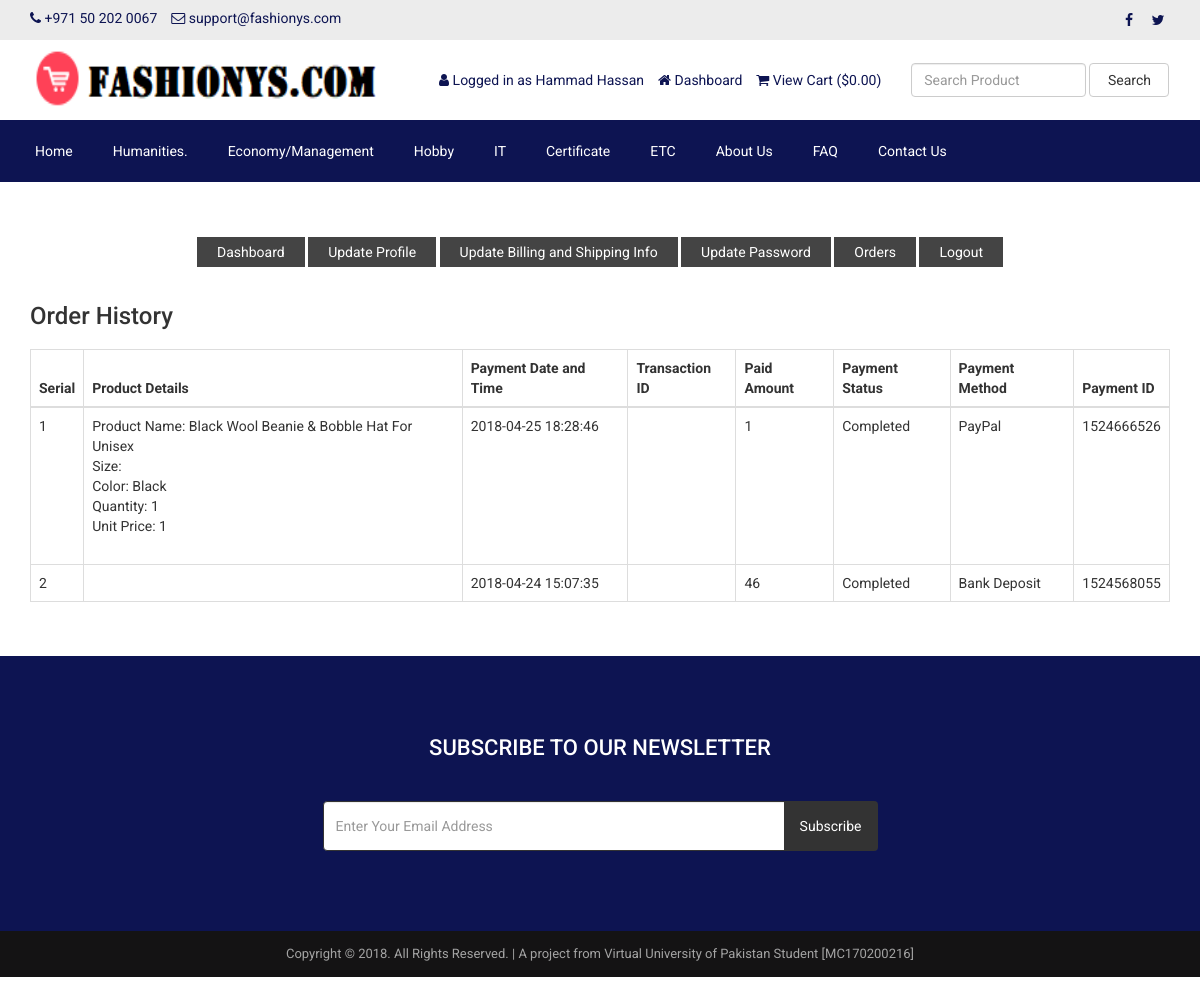
The app's page /customer-order.php (signed in) with its own data.
### tables this page shows
CREATE TABLE `tbl_settings` (
  `id` int(11) NOT NULL,
  `logo` varchar(255) NOT NULL,
  `favicon` varchar(255) NOT NULL,
  `footer_about` text NOT NULL,
  `footer_copyright` text NOT NULL,
  `contact_address` text NOT NULL,
  `contact_email` varchar(255) NOT NULL,
  `contact_phone` varchar(255) NOT NULL,
  `contact_fax` varchar(255) NOT NULL,
  `contact_map_iframe` text NOT NULL,
  `receive_email` varchar(255) NOT NULL,
  `receive_email_subject` varchar(255) NOT NULL,
  `receive_email_thank_you_message` text NOT NULL,
  `forget_password_message` text NOT NULL,
  `total_recent_post_footer` int(10) NOT NULL,
  `total_popular_post_footer` int(10) NOT NULL,
  `total_recent_post_sidebar` int(11) NOT NULL,
  `total_popular_post_sidebar` int(11) NOT NULL,
  `total_featured_product_home` int(11) NOT NULL,
  `total_latest_product_home` int(11) NOT NULL,
  `total_popular_product_home` int(11) NOT NULL,
  `meta_title_home` text NOT NULL,
  `meta_keyword_home` text NOT NULL,
  `meta_description_home` text NOT NULL,
  `banner_login` varchar(255) NOT NULL,
  `banner_registration` varchar(255) NOT NULL,
  `banner_forget_password` varchar(255) NOT NULL,
  `banner_reset_password` varchar(255) NOT NULL,
  `banner_search` varchar(255) NOT NULL,
  `banner_cart` varchar(255) NOT NULL,
  `banner_checkout` varchar(255) NOT NULL,
  `banner_product_category` varchar(255) NOT NULL,
  `banner_blog` varchar(255) NOT NULL,
  `cta_title` varchar(255) NOT NULL,
  `cta_content` text NOT NULL,
  `cta_read_more_text` varchar(255) NOT NULL,
  `cta_read_more_url` varchar(255) NOT NULL,
  `cta_photo` varchar(255) NOT NULL,
  `featured_product_title` varchar(255) NOT NULL,
  `featured_product_subtitle` varchar(255) NOT NULL,
  `latest_product_title` varchar(255) NOT NULL,
  `latest_product_subtitle` varchar(255) NOT NULL,
  `popular_product_title` varchar(255) NOT NULL,
  `popular_product_subtitle` varchar(255) NOT NULL,
  `testimonial_title` varchar(255) NOT NULL,
  `testimonial_subtitle` varchar(255) NOT NULL,
  `testimonial_photo` varchar(255) NOT NULL,
  `blog_title` varchar(255) NOT NULL,
  `blog_subtitle` varchar(255) NOT NULL,
  `newsletter_text` text NOT NULL,
  `paypal_email` varchar(255) NOT NULL,
  `stripe_public_key` varchar(255) NOT NULL,
  `stripe_secret_key` varchar(255) NOT NULL,
  `bank_detail` text NOT NULL,
  `before_head` text NOT NULL,
  `after_body` text NOT NULL,
  `before_body` text NOT NULL,
  `home_service_on_off` int(11) NOT NULL,
  `home_welcome_on_off` int(11) NOT NULL,
  `home_featured_product_on_off` int(11) NOT NULL,
  `home_latest_product_on_off` int(11) NOT NULL,
  `home_popular_product_on_off` int(11) NOT NULL,
  `home_testimonial_on_off` int(11) NOT NULL,
  `home_blog_on_off` int(11) NOT NULL,
  `newsletter_on_off` int(11) NOT NULL,
  `ads_above_welcome_on_off` int(1) NOT NULL,
  `ads_above_featured_product_on_off` int(1) NOT NULL,
  `ads_above_latest_product_on_off` int(1) NOT NULL,
  `ads_above_popular_product_on_off` int(1) NOT NULL,
  `ads_above_testimonial_on_off` int(1) NOT NULL,
  `ads_category_sidebar_on_off` int(1) NOT NULL
);

CREATE TABLE `tbl_social` (
  `social_id` int(11) NOT NULL,
  `social_name` varchar(30) NOT NULL,
  `social_url` varchar(255) NOT NULL,
  `social_icon` varchar(30) NOT NULL
);

CREATE TABLE `tbl_top_category` (
  `tcat_id` int(11) NOT NULL,
  `tcat_name` varchar(255) NOT NULL,
  `show_on_menu` int(1) NOT NULL
);

CREATE TABLE `tbl_page` (
  `id` int(11) NOT NULL,
  `about_title` varchar(255) NOT NULL,
  `about_content` text NOT NULL,
  `about_banner` varchar(255) NOT NULL,
  `about_meta_title` varchar(255) NOT NULL,
  `about_meta_keyword` text NOT NULL,
  `about_meta_description` text NOT NULL,
  `faq_title` varchar(255) NOT NULL,
  `faq_banner` varchar(255) NOT NULL,
  `faq_meta_title` varchar(255) NOT NULL,
  `faq_meta_keyword` text NOT NULL,
  `faq_meta_description` text NOT NULL,
  `blog_title` varchar(255) NOT NULL,
  `blog_banner` varchar(255) NOT NULL,
  `blog_meta_title` varchar(255) NOT NULL,
  `blog_meta_keyword` text NOT NULL,
  `blog_meta_description` text NOT NULL,
  `contact_title` varchar(255) NOT NULL,
  `contact_banner` varchar(255) NOT NULL,
  `contact_meta_title` varchar(255) NOT NULL,
  `contact_meta_keyword` text NOT NULL,
  `contact_meta_description` text NOT NULL,
  `pgallery_title` varchar(255) NOT NULL,
  `pgallery_banner` varchar(255) NOT NULL,
  `pgallery_meta_title` varchar(255) NOT NULL,
  `pgallery_meta_keyword` text NOT NULL,
  `pgallery_meta_description` text NOT NULL,
  `vgallery_title` varchar(255) NOT NULL,
  `vgallery_banner` varchar(255) NOT NULL,
  `vgallery_meta_title` varchar(255) NOT NULL,
  `vgallery_meta_keyword` text NOT NULL,
  `vgallery_meta_description` text NOT NULL
);

CREATE TABLE `tbl_payment` (
  `id` int(11) NOT NULL,
  `customer_id` int(11) NOT NULL,
  `customer_name` varchar(255) NOT NULL,
  `customer_email` varchar(255) NOT NULL,
  `payment_date` varchar(50) NOT NULL,
  `txnid` varchar(255) NOT NULL,
  `paid_amount` int(11) NOT NULL,
  `card_number` varchar(50) NOT NULL,
  `card_cvv` varchar(10) NOT NULL,
  `card_month` varchar(10) NOT NULL,
  `card_year` varchar(10) NOT NULL,
  `bank_transaction_info` text NOT NULL,
  `payment_method` varchar(20) NOT NULL,
  `payment_status` varchar(25) NOT NULL,
  `shipping_status` varchar(20) NOT NULL,
  `payment_id` varchar(255) NOT NULL
);

CREATE TABLE `tbl_order` (
  `id` int(11) NOT NULL,
  `product_id` int(11) NOT NULL,
  `product_name` varchar(255) NOT NULL,
  `size` varchar(100) NOT NULL,
  `color` varchar(100) NOT NULL,
  `quantity` varchar(50) NOT NULL,
  `unit_price` varchar(50) NOT NULL,
  `payment_id` varchar(255) NOT NULL
);

### customer-order.php (the view, shortened to what this page needs)
<?php require_once('header.php'); ?>
<div class="page">
    <div class="container">
        <div class="row">
            <div class="col-md-12">
                <?php require_once('customer-sidebar.php'); ?>
            </div>
            <div class="col-md-12">
                <div class="user-content">
                    <h3><?php echo LANG_VALUE_25; ?></h3>
                    <div class="table-responsive">
                        <table class="table table-bordered">
                            <thead>
                                <tr>
                                    <th><?php echo LANG_VALUE_7; ?></th>
                                    <th><?php echo LANG_VALUE_48; ?></th>
                                    <th><?php echo LANG_VALUE_27; ?></th>
                                    <th><?php echo LANG_VALUE_28; ?></th>
                                    <th><?php echo LANG_VALUE_29; ?></th>
                                    <th><?php echo LANG_VALUE_30; ?></th>
                                    <th><?php echo LANG_VALUE_31; ?></th>
                                    <th><?php echo LANG_VALUE_32; ?></th>
                                </tr>
                            </thead>
                            <tbody>
            <?php
            $limit = 10;
            $page = @$_GET['page'];
            if($page)
                $start = ($page - 1) * $limit;
            else
                $start = 0;
            $statement = $pdo->prepare("SELECT * FROM tbl_payment WHERE customer_email=? ORDER BY id DESC LIMIT $start, $limit");
            $statement->execute(array($_SESSION['customer']['cust_email']));
            $result = $statement->fetchAll(PDO::FETCH_ASSOC);
            if ($page == 0) $page = 1;
            ?>
                                <?php
                                $tip = $page*10-10;
                                foreach ($result as $row) {
                                    $tip++;
                                    ?>
                                    <tr>
                                        <td><?php echo $tip; ?></td>
                                        <td>
                                            <?php
                                            $statement1 = $pdo->prepare("SELECT * FROM tbl_order WHERE payment_id=?");
                                            $statement1->execute(array($row['payment_id']));
                                            $result1 = $statement1->fetchAll(PDO::FETCH_ASSOC);
                                            foreach ($result1 as $row1) {
                                                echo 'Product Name: '.$row1['product_name'];
                                                echo '<br>Size: '.$row1['size'];
                                                echo '<br>Color: '.$row1['color'];
                                                echo '<br>Quantity: '.$row1['quantity'];
                                                echo '<br>Unit Price: '.$row1['unit_price'];
                                                echo '<br><br>';
                                            }
                                            ?>
                                        </td>
                                        <td><?php echo $row['payment_date']; ?></td>
                                        <td><?php echo $row['txnid']; ?></td>
                                        <td><?php echo $row['paid_amount']; ?></td>
                                        <td><?php echo $row['payment_status']; ?></td>
                                        <td><?php echo $row['payment_method']; ?></td>
                                        <td><?php echo $row['payment_id']; ?></td>
                                    </tr>
                                    <?php
                                }
                                ?>
                            </tbody>
                        </table>
                        <div class="pagination" style="overflow: hidden;">
                    </div>
                </div>
            </div>
        </div>
    </div>
</div>
<?php require_once('footer.php'); ?>

### header.php (shortened to what this page needs)
<?php
include("admin/inc/config.php");
$statement = $pdo->prepare("SELECT * FROM tbl_settings WHERE id=1");
$statement->execute();
$result = $statement->fetchAll(PDO::FETCH_ASSOC);
foreach ($result as $row)
{
	$logo = $row['logo'];
	$contact_email = $row['contact_email'];
	$contact_phone = $row['contact_phone'];
}
?>
<!DOCTYPE html>
<html lang="en">
<head>
	<link rel="stylesheet" href="assets/css/bootstrap.min.css">
	<link rel="stylesheet" href="assets/css/font-awesome.min.css">
	<link rel="stylesheet" href="assets/css/owl.carousel.min.css">
	<link rel="stylesheet" href="assets/css/owl.theme.default.min.css">
	<link rel="stylesheet" href="assets/css/jquery.bxslider.min.css">
    <link rel="stylesheet" href="assets/css/magnific-popup.css">
    <link rel="stylesheet" href="assets/css/rating.css">
	<link rel="stylesheet" href="assets/css/spacing.css">
	<link rel="stylesheet" href="assets/css/bootstrap-touch-slider.css">
	<link rel="stylesheet" href="assets/css/animate.min.css">
	<link rel="stylesheet" href="assets/css/tree-menu.css">
	<link rel="stylesheet" href="assets/css/select2.min.css">
	<link rel="stylesheet" href="assets/css/main.css">
	<link rel="stylesheet" href="assets/css/responsive.css">
	<?php
	$statement = $pdo->prepare("SELECT * FROM tbl_page WHERE id=1");
	$statement->execute();
	$result = $statement->fetchAll(PDO::FETCH_ASSOC);
		?>
</head>
<body>
<div class="top">
	<div class="container">
		<div class="row">
			<div class="col-md-6 col-sm-6 col-xs-12">
				<div class="left">
					<ul>
						<li><i class="fa fa-phone"></i> <?php echo $contact_phone; ?></li>
						<li><i class="fa fa-envelope-o"></i> <?php echo $contact_email; ?></li>
					</ul>
				</div>
			</div>
			<div class="col-md-6 col-sm-6 col-xs-12">
				<div class="right">
					<ul>
						<?php
						$statement = $pdo->prepare("SELECT * FROM tbl_social");
						$statement->execute();
						$result = $statement->fetchAll(PDO::FETCH_ASSOC);
						foreach ($result as $row) {
							?>
							<?php if($row['social_url'] != ''): ?>
							<li><a href="<?php echo $row['social_url']; ?>"><i class="<?php echo $row['social_icon']; ?>"></i></a></li>
							<?php endif; ?>
							<?php
						}
						?>
					</ul>
				</div>
			</div>
		</div>
	</div>
</div>
<div class="header">
	<div class="container">
		<div class="row inner">
			<div class="col-md-4 logo">
				<a href="index.php"><img src="assets/uploads/<?php echo $logo; ?>" alt="logo image"></a>
			</div>
			<div class="col-md-5 right">
				<ul>
					<?php
					if(isset($_SESSION['customer'])) {
						?>
						<li><i class="fa fa-user"></i> <?php echo LANG_VALUE_13; ?> <?php echo $_SESSION['customer']['cust_name']; ?></li>
						<li><a href="dashboard.php"><i class="fa fa-home"></i> <?php echo LANG_VALUE_89; ?></a></li>
						<?php
					} else {
						?>
						<li><a href="login.php"><i class="fa fa-sign-in"></i> <?php echo LANG_VALUE_9; ?></a></li>
						<li><a href="registration.php"><i class="fa fa-user-plus"></i> <?php echo LANG_VALUE_15; ?></a></li>
						<?php
					}
					?>
					<li><a href="cart.php"><i class="fa fa-shopping-cart"></i> <?php echo LANG_VALUE_19; ?> (<?php echo LANG_VALUE_1; ?><?php
					if(isset($_SESSION['cart_p_id'])) {
						$table_total_price = 0;
						$i=0;
	                    foreach($_SESSION['cart_p_qty'] as $key => $value)
	                    {
	                        $i++;
	                        $arr_cart_p_qty[$i] = $value;
	                    }                    $i=0;
	                    foreach($_SESSION['cart_p_current_price'] as $key => $value)
	                    {
	                        $i++;
	                        $arr_cart_p_current_price[$i] = $value;
	                    }
	                    for($i=1;$i<=count($arr_cart_p_qty);$i++) {
	                    	$row_total_price = $arr_cart_p_current_price[$i]*$arr_cart_p_qty[$i];
	                        $table_total_price = $table_total_price + $row_total_price;
	                    }
						echo $table_total_price;
					} else {
						echo '0.00';
					}
					?>)</a></li>
				</ul>
			</div>
			<div class="col-md-3 search-area">
				<form class="navbar-form navbar-left" role="search" action="search-result.php" method="get">
					<div class="form-group">
						<input type="text" class="form-control search-top" placeholder="<?php echo LANG_VALUE_2; ?>" name="search_text">
					</div>
					<button type="submit" class="btn btn-default"><?php echo LANG_VALUE_3; ?></button>
				</form>
			</div>
		</div>
	</div>
</div>
<div class="nav">
	<div class="container">
		<div class="row">
			<div class="col-md-12 pl_0 pr_0">
				<div class="menu-container">
					<div class="menu">
						<ul>
							<li><a href="index.php">Home</a></li>
							<?php
							$statement = $pdo->prepare("SELECT * FROM tbl_top_category WHERE show_on_menu=1");
							$statement->execute();
							$result = $statement->fetchAll(PDO::FETCH_ASSOC);
							foreach ($result as $row) {
								?>
								<li><a href="product-category.php?id=<?php echo $row['tcat_id']; ?>&type=top-category"><?php echo $row['tcat_name']; ?></a>
								</li>
								<?php
							}
							?>
							<?php
							$statement = $pdo->prepare("SELECT * FROM tbl_page WHERE id=1");
							$statement->execute();
							$result = $statement->fetchAll(PDO::FETCH_ASSOC);
							foreach ($result as $row) {
								$about_title = $row['about_title'];
								$faq_title = $row['faq_title'];
								$contact_title = $row['contact_title'];
							}
							?>
							<li><a href="about.php"><?php echo $about_title; ?></a></li>
							<li><a href="faq.php"><?php echo $faq_title; ?></a></li>
							<li><a href="contact.php"><?php echo $contact_title; ?></a></li>
						</ul>
					</div>
				</div>
			</div>
		</div>
	</div>
</div>

### footer.php (shortened to what this page needs)
<?php
$statement = $pdo->prepare("SELECT * FROM tbl_settings WHERE id=1");
$statement->execute();
$result = $statement->fetchAll(PDO::FETCH_ASSOC);
foreach ($result as $row)
{
	$footer_copyright = $row['footer_copyright'];
    $newsletter_on_off = $row['newsletter_on_off'];
}
?>
<?php if($newsletter_on_off == 1): ?>
<section class="home-newsletter">
	<div class="container">
		<div class="row">
			<div class="col-md-6 col-md-offset-3">
				<div class="single">
				<form action="" method="post">
					<h2><?php echo LANG_VALUE_93; ?></h2>
					<div class="input-group">
			        	<input type="email" class="form-control" placeholder="<?php echo LANG_VALUE_95; ?>" name="email_subscribe">
			         	<span class="input-group-btn">
			         	<button class="btn btn-theme" type="submit" name="form_subscribe"><?php echo LANG_VALUE_92; ?></button>
			         	</span>
			        </div>
				</div>
			</div>
		</div>
	</div>
</section>
<?php endif; ?>
<div class="footer-bottom">
	<div class="container">
		<div class="row">
			<div class="col-md-12 copyright">
				<?php echo $footer_copyright; ?>
			</div>
		</div>
	</div>
</div>
</body>
</html>

### records on screen
tbl_settings: contact_phone "+971 50 202 0067", contact_email "support@fashionys.com", logo (picture), footer_copyright "Copyright © 2018. All Rights Reserved. | A project from Virtual University of Pakistan Student [MC170200216]"
tbl_top_category: tcat_name "Humanities."
tbl_top_category: tcat_name "Economy/Management"
tbl_top_category: tcat_name "Hobby"
tbl_top_category: tcat_name "IT"
tbl_top_category: tcat_name "Certificate"
tbl_top_category: tcat_name "ETC"
tbl_page: about_title "About Us", faq_title "FAQ", contact_title "Contact Us"
tbl_payment: payment_date "2018-04-25 18:28:46", paid_amount "1", payment_status "Completed", payment_method "PayPal", payment "1524666526"
tbl_order: product_name "Black Wool Beanie & Bobble Hat For Unisex", color "Black", quantity "1", unit_price "1"
tbl_payment: payment_date "2018-04-24 15:07:35", paid_amount "46", payment_status "Completed", payment_method "Bank Deposit", payment "1524568055"

### other values on screen
LANG_VALUE_13 "Logged in as"
$_SESSION['customer']['cust_name'] "Hammad Hassan"
LANG_VALUE_89 "Dashboard"
LANG_VALUE_19 "View Cart"
LANG_VALUE_1 "$"
LANG_VALUE_3 "Search"
LANG_VALUE_117 "Update Profile"
LANG_VALUE_88 "Update Billing and Shipping Info"
LANG_VALUE_99 "Update Password"
LANG_VALUE_24 "Orders"
LANG_VALUE_14 "Logout"
LANG_VALUE_25 "Order History"
LANG_VALUE_7 "Serial"
LANG_VALUE_48 "Product Details"
LANG_VALUE_27 "Payment Date and Time"
